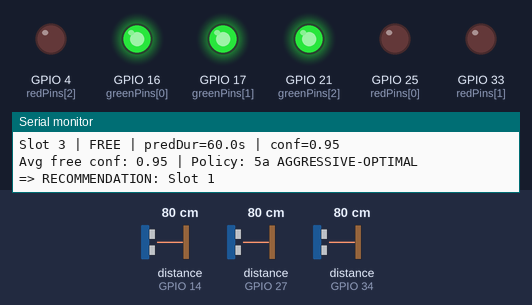
Bench run of a sketch on a simulated ESP32. Parts: output pins drawn as LEDs (lit = HIGH), the last lines printed to the serial monitor. Wiring (inferred from the names in the program): 3 × ultrasonic range finder: trigger GPIO 18, echo GPIO 34 / trigger GPIO 19, echo GPIO 14 / trigger GPIO 23, echo GPIO 27. The inputs (shaded band) are chosen by the test bench; at power-on: distance to the obstacle (sensors on GPIO 14, GPIO 27, GPIO 34) 80 cm. The echo pulse lasts 58.3 µs per cm; pins used as bus, display or sensor lines are not drawn.

Above: at 2.8 s.
2.9 s: distance to the obstacle (sensor on GPIO 14) set to 17 cm
7.3 s: distance to the obstacle (sensor on GPIO 14) set to 12 cm
At 11.1 s:
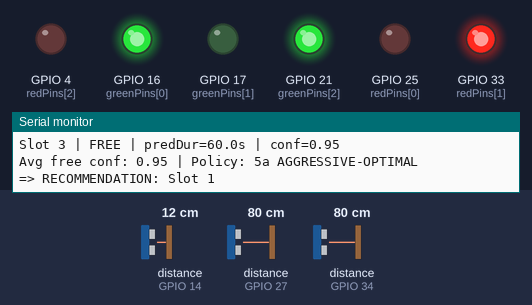
11.7 s: distance to the obstacle (sensor on GPIO 27) set to 16 cm
15.4 s: distance to the obstacle (sensor on GPIO 27) set to 12 cm
At 19.0 s:
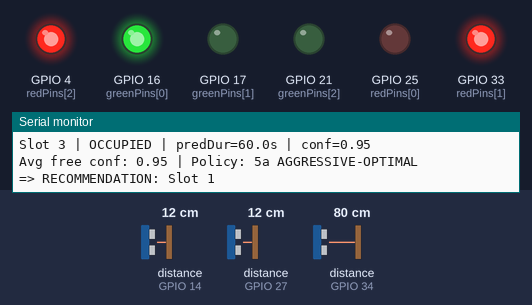
19.8 s: distance to the obstacle (sensor on GPIO 34) set to 16 cm
23.6 s: distance to the obstacle (sensor on GPIO 34) set to 13 cm
At 27.5 s:
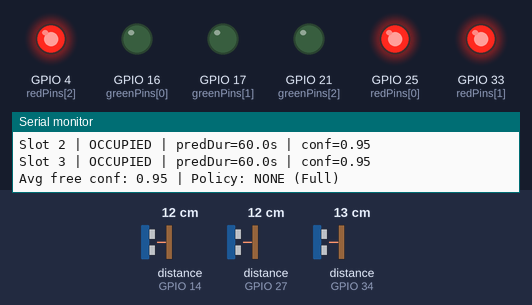
Timing chart, 0 to 29.0 s (numbered marks = the images above; inputs shaded):
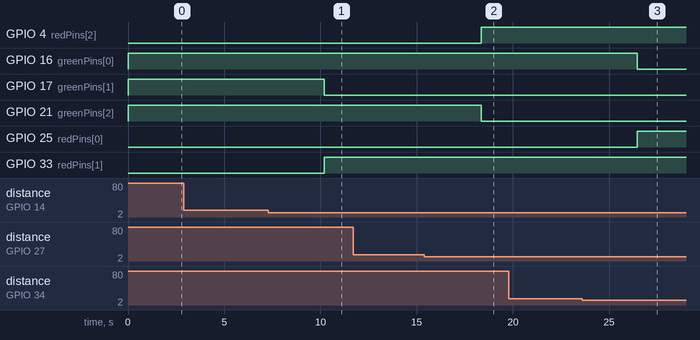

Measured:
- the behaviour switches between 15 and 14 cm on distance to the obstacle (sensor on GPIO 14) (found by bisection; images 0 and 1)
- the behaviour switches between 15 and 14 cm on distance to the obstacle (sensor on GPIO 27) (found by bisection; images 1 and 2)
- the behaviour switches between 15 and 14 cm on distance to the obstacle (sensor on GPIO 34) (found by bisection; images 2 and 3)
- after the input at 7.3 s, GPIO 17 (greenPins[1]): HIGH → LOW after 2.9 s; GPIO 33 (redPins[1]): LOW → HIGH after 2.9 s
- after the input at 15.4 s, GPIO 4 (redPins[2]): LOW → HIGH after 2.9 s; GPIO 21 (greenPins[2]): HIGH → LOW after 2.9 s
- after the input at 23.6 s, GPIO 16 (greenPins[0]): HIGH → LOW after 2.9 s; GPIO 25 (redPins[0]): LOW → HIGH after 2.9 s

The sketch:

sketch_VACG_Upgraded.ino
```cpp
/*
  DCRAF - Smart Parking Prototype
  Volatility-Aware Confidence Gating (VACG) Architecture
  ------------------------------------------------------------------
  Implements all 6 DCRAF stages for a 3-slot prototype.
*/

const int NUM_SLOTS = 3;

// ---- Pin mapping ----
int trigPins[NUM_SLOTS]  = {18, 19, 23};
int echoPins[NUM_SLOTS]  = {34, 14, 27};
int greenPins[NUM_SLOTS] = {16, 17, 21};
int redPins[NUM_SLOTS]   = {25, 33, 4};

// ---- Stage 1: Occupancy detection ----
const float PARKING_THRESHOLD_CM = 15.0;
const int   DEBOUNCE_SAMPLES = 3;
bool occupied[NUM_SLOTS]      = {false, false, false};
bool debounceBuf[NUM_SLOTS][DEBOUNCE_SAMPLES];
int  debounceIdx[NUM_SLOTS]   = {0, 0, 0};

// ---- Stage 2: Availability prediction (EMA) ----
const float EMA_ALPHA = 0.3;
unsigned long timeArrived[NUM_SLOTS] = {0, 0, 0};
float predictedDurationSec[NUM_SLOTS] = {60.0, 60.0, 60.0};

// ---- Stage 3: VACG Volatility Engine ----
const float ALPHA_MEAN  = 0.05;
const float ALPHA_VAR   = 0.05;
const float ALPHA_FAST  = 0.30;
const float ALPHA_SLOW  = 0.02;
const float ALPHA_CHURN = 0.10;

const float NOISE_REF = 20.0;
const float DRIFT_REF = 30.0;

float slotMean[NUM_SLOTS]    = {0, 0, 0};
float slotVar[NUM_SLOTS]     = {0, 0, 0};
float slotFastEMA[NUM_SLOTS] = {0, 0, 0};
float slotSlowEMA[NUM_SLOTS] = {0, 0, 0};
float slotChurn[NUM_SLOTS]   = {0, 0, 0};

float globalVolatility = 0.0;

// ---- Stage 4: Confidence estimation ----
float confidences[NUM_SLOTS] = {0.95, 0.95, 0.95};

// ---- Stage 6: Mutual exclusion ----
bool recommendedThisCycle[NUM_SLOTS] = {false, false, false};

// ---- Stage 5: Hysteresis State ----
int currentPolicyTier = 3; // 1: Aggressive, 2: Risk-Averse, 3: Nearest-Neighbor
const float HYSTERESIS_MARGIN = 0.05;

// Hardware reading
float getDistance(int trig, int echo) {
  digitalWrite(trig, LOW); delayMicroseconds(2);
  digitalWrite(trig, HIGH); delayMicroseconds(10);
  digitalWrite(trig, LOW);
  long duration = pulseIn(echo, HIGH, 30000); // 30ms timeout
  if (duration == 0) return 999.0;
  return (duration * 0.0343) / 2.0;
}

void setup() {
  Serial.begin(115200);
  for (int i = 0; i < NUM_SLOTS; i++) {
    pinMode(trigPins[i], OUTPUT);
    pinMode(echoPins[i], INPUT);
    pinMode(greenPins[i], OUTPUT);
    pinMode(redPins[i], OUTPUT);
    for(int d=0; d<DEBOUNCE_SAMPLES; d++) debounceBuf[i][d] = false;
  }
  Serial.println("[System] DCRAF VACG Engine Booted...");
}

void loop() {
  unsigned long currentMillis = millis();
  float totalVol = 0.0;
  int numFree = 0;
  int freeSlots[NUM_SLOTS];
  float avgConfidence = 0.0;

  for (int i = 0; i < NUM_SLOTS; i++) {
    recommendedThisCycle[i] = false;

    // 1. Read & Debounce
    float dist = getDistance(trigPins[i], echoPins[i]);
    Serial.print(">>> DEBUG: Sensor "); Serial.print(i+1); Serial.print(" Raw Distance: "); Serial.print(dist); Serial.println(" cm");

    bool rawOcc = (dist < PARKING_THRESHOLD_CM);
    debounceBuf[i][debounceIdx[i]] = rawOcc;
    debounceIdx[i] = (debounceIdx[i] + 1) % DEBOUNCE_SAMPLES;

    int occCount = 0;
    for(int d=0; d<DEBOUNCE_SAMPLES; d++) {
      if (debounceBuf[i][d]) occCount++;
    }

    bool newState = (occCount > (DEBOUNCE_SAMPLES / 2));
    bool stateChanged = (newState != occupied[i]);

    // Update Churn
    slotChurn[i] += ALPHA_CHURN * ((stateChanged ? 1.0 : 0.0) - slotChurn[i]);

    if (stateChanged) {
      occupied[i] = newState;
      if (newState) {
        timeArrived[i] = currentMillis;
      } else {
        float actualSec = (currentMillis - timeArrived[i]) / 1000.0;
        predictedDurationSec[i] = (EMA_ALPHA * actualSec) + ((1.0 - EMA_ALPHA) * predictedDurationSec[i]);

        slotMean[i] += ALPHA_MEAN * (actualSec - slotMean[i]);
        float err = actualSec - slotMean[i];
        slotVar[i] += ALPHA_VAR * ((err * err) - slotVar[i]);

        slotFastEMA[i] += ALPHA_FAST * (actualSec - slotFastEMA[i]);
        slotSlowEMA[i] += ALPHA_SLOW * (actualSec - slotSlowEMA[i]);

        float stddev = sqrt(slotVar[i]);
        // Bounded Dispersion Confidence Score (using Coefficient of Variation)
        float cov = stddev / (slotMean[i] + 1.0);
        float c = 1.0 - cov;
        if (c < 0.1) c = 0.1;
        if (c > 0.99) c = 0.99;
        confidences[i] = c;
      }
    }

    // Update LEDs
    if (occupied[i]) {
      digitalWrite(redPins[i], HIGH);
      digitalWrite(greenPins[i], LOW);
    } else {
      digitalWrite(redPins[i], LOW);
      digitalWrite(greenPins[i], HIGH);
      freeSlots[numFree++] = i;
      avgConfidence += confidences[i];
    }

    // Calculate Slot Volatility
    float noiseScore = sqrt(slotVar[i]) / NOISE_REF;
    if (noiseScore > 1.0) noiseScore = 1.0;
    float driftScore = abs(slotFastEMA[i] - slotSlowEMA[i]) / DRIFT_REF;
    if (driftScore > 1.0) driftScore = 1.0;
    float v = (0.35 * noiseScore) + (0.40 * slotChurn[i]) + (0.25 * driftScore);
    totalVol += v;
  }

  globalVolatility = totalVol / NUM_SLOTS;
  if (numFree > 0) avgConfidence /= numFree;
  else avgConfidence = 0.95;

  // 5. Policy Switch
  int chosenSlot = -1;
  String policyUsed = "NONE (Full)";

  if (numFree > 0) {
    float dynamic_T_high = 0.88 + (0.10 * globalVolatility * globalVolatility);
    float dynamic_T_low  = 0.75 + (0.10 * globalVolatility);
    if (dynamic_T_high > 0.98) dynamic_T_high = 0.98;

    // Determine Target Tier with Hysteresis
    int targetTier = 3;
    if (currentPolicyTier == 1) {
      if (avgConfidence < dynamic_T_high - HYSTERESIS_MARGIN) {
        targetTier = (avgConfidence >= dynamic_T_low) ? 2 : 3;
      } else {
        targetTier = 1;
      }
    } else if (currentPolicyTier == 2) {
      if (avgConfidence >= dynamic_T_high + HYSTERESIS_MARGIN) targetTier = 1;
      else if (avgConfidence < dynamic_T_low - HYSTERESIS_MARGIN) targetTier = 3;
      else targetTier = 2;
    } else { // Tier 3
      if (avgConfidence >= dynamic_T_high + HYSTERESIS_MARGIN) targetTier = 1;
      else if (avgConfidence >= dynamic_T_low + HYSTERESIS_MARGIN) targetTier = 2;
      else targetTier = 3;
    }
    currentPolicyTier = targetTier;

    if (currentPolicyTier == 1) {
      float bestScore = -1.0;
      for (int k = 0; k < numFree; k++) {
        int s = freeSlots[k];
        float score = 1.0 / (predictedDurationSec[s] + 1.0);
        if (score > bestScore && !recommendedThisCycle[s]) {
          bestScore = score;
          chosenSlot = s;
        }
      }
      policyUsed = "5a AGGRESSIVE-OPTIMAL";
    }
    else if (currentPolicyTier == 2) {
      for (int k = 0; k < numFree; k++) {
        int s = freeSlots[k];
        if (!recommendedThisCycle[s] && predictedDurationSec[s] < 30.0) {
          chosenSlot = s;
          break;
        }
      }
      if (chosenSlot == -1) {
        for (int k = 0; k < numFree; k++) {
          int s = freeSlots[k];
          if (!recommendedThisCycle[s]) { chosenSlot = s; break; }
        }
        policyUsed = "5b RISK-AVERSE (Fallback)";
      } else {
        policyUsed = "5b RISK-AVERSE";
      }
    }
    else {
      for (int k = 0; k < numFree; k++) {
        int s = freeSlots[k];
        if (!recommendedThisCycle[s]) { chosenSlot = s; break; }
      }
      policyUsed = "5c NEAREST-NEIGHBOR";
    }
    if (chosenSlot != -1) recommendedThisCycle[chosenSlot] = true;
  }

  // 6. Serial Output
  Serial.println("---------------------------------------------------");
  Serial.print("Global Volatility Index: "); Serial.println(globalVolatility, 3);
  for (int i = 0; i < NUM_SLOTS; i++) {
    Serial.print("Slot "); Serial.print(i + 1);
    Serial.print(" | "); Serial.print(occupied[i] ? "OCCUPIED" : "FREE");
    Serial.print(" | predDur="); Serial.print(predictedDurationSec[i], 1);
    Serial.print("s | conf="); Serial.print(confidences[i], 2);
    Serial.println();
  }
  Serial.print("Avg free conf: "); Serial.print(avgConfidence, 2);
  Serial.print(" | Policy: "); Serial.println(policyUsed);
  if (chosenSlot != -1) {
    Serial.print("=> RECOMMENDATION: Slot "); Serial.println(chosenSlot + 1);
  }

  delay(2000);
}
```
